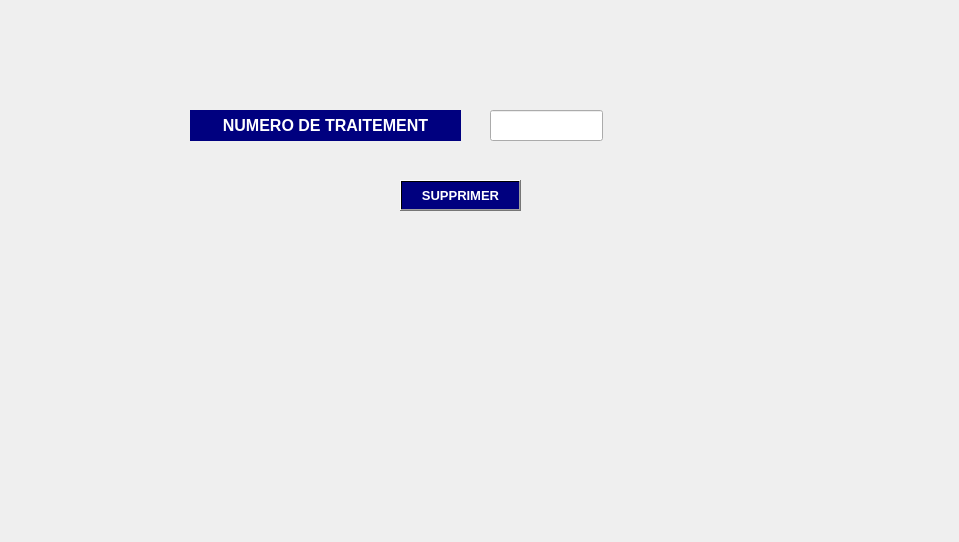
      <widget class="QWidget" name="tab_44">
       <attribute name="title">
        <string>Supprimer un traitement</string>
       </attribute>
       <widget class="QLabel" name="p3_4">
        <property name="geometry">
         <rect>
          <x>0</x>
          <y>0</y>
          <width>950</width>
          <height>533</height>
         </rect>
        </property>
        <property name="text">
         <string/>
        </property>
       </widget>
       <widget class="QLabel" name="label_32">
        <property name="geometry">
         <rect>
          <x>190</x>
          <y>110</y>
          <width>271</width>
          <height>31</height>
         </rect>
        </property>
        <property name="font">
         <font>
          <pointsize>12</pointsize>
          <weight>75</weight>
          <bold>true</bold>
         </font>
        </property>
        <property name="styleSheet">
         <string notr="true">color: rgb(255, 255, 255);
background-color: rgb(0, 0, 127)</string>
        </property>
        <property name="text">
         <string>&lt;html&gt;&lt;head/&gt;&lt;body&gt;&lt;p align=&quot;center&quot;&gt;NUMERO DE TRAITEMENT&lt;/p&gt;&lt;/body&gt;&lt;/html&gt;</string>
        </property>
       </widget>
       <widget class="QLineEdit" name="lineEdit_id_10">
        <property name="geometry">
         <rect>
          <x>490</x>
          <y>110</y>
          <width>113</width>
          <height>31</height>
         </rect>
        </property>
       </widget>
       <widget class="QPushButton" name="pb_supprimer_4">
        <property name="geometry">
         <rect>
          <x>400</x>
          <y>180</y>
          <width>121</width>
          <height>31</height>
         </rect>
        </property>
        <property name="font">
         <font>
          <pointsize>10</pointsize>
          <weight>75</weight>
          <bold>true</bold>
         </font>
        </property>
        <property name="styleSheet">
         <string notr="true">background-color: qlineargradient(spread:pad, x1:0.631, y1:0.420455, x2:1, y2:0, stop:1 rgba(0, 0, 127, 255));
color: rgb(255, 255, 255);</string>
        </property>
        <property name="text">
         <string>SUPPRIMER</string>
        </property>
       </widget>
      </widget>
